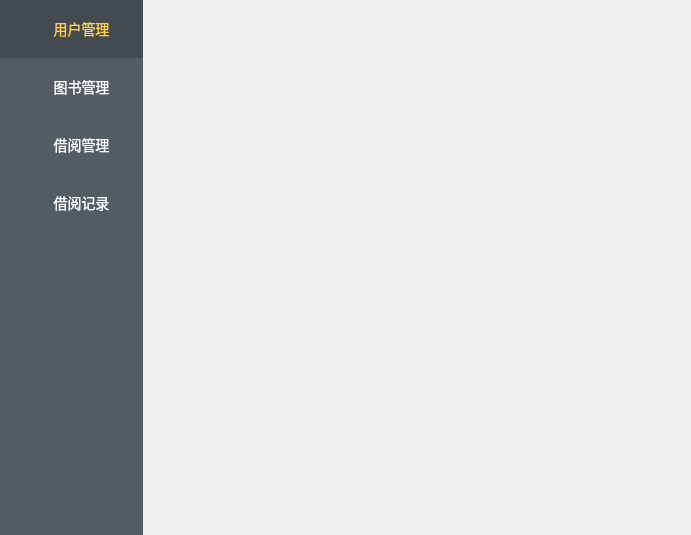
<?xml version="1.0" encoding="UTF-8"?>
<ui version="4.0">
 <class>CMainWindow</class>
 <widget class="QWidget" name="CMainWindow">
  <property name="geometry">
   <rect>
    <x>0</x>
    <y>0</y>
    <width>691</width>
    <height>535</height>
   </rect>
  </property>
  <property name="windowTitle">
   <string>Form</string>
  </property>
  <property name="styleSheet">
   <string notr="true">QWidget#widget {
    background-color: #545c64;
    border: 0px;
}

QToolButton {
    padding-left: 20px;
    color: rgb(255, 255, 255);
    background-color: rgb(84, 92, 100);
    width: 120px;
    height: 55px;
    border: 0px solid;
    font-size: 14px;
    font-family: 黑体;
}

QToolButton:hover {
    background-color: rgb(67, 74, 80);
}

QToolButton:checked {
    color: rgb(255, 208, 75);
    background-color: rgb(67, 74, 80);
}</string>
  </property>
  <layout class="QHBoxLayout" name="horizontalLayout">
   <property name="spacing">
    <number>0</number>
   </property>
   <property name="leftMargin">
    <number>0</number>
   </property>
   <property name="topMargin">
    <number>0</number>
   </property>
   <property name="rightMargin">
    <number>0</number>
   </property>
   <property name="bottomMargin">
    <number>0</number>
   </property>
   <item>
    <widget class="QWidget" name="widget" native="true">
     <layout class="QVBoxLayout" name="verticalLayout">
      <property name="spacing">
       <number>0</number>
      </property>
      <property name="leftMargin">
       <number>0</number>
      </property>
      <property name="topMargin">
       <number>0</number>
      </property>
      <property name="rightMargin">
       <number>0</number>
      </property>
      <property name="bottomMargin">
       <number>0</number>
      </property>
      <item>
       <widget class="QToolButton" name="btnUserManage">
        <property name="text">
         <string>用户管理</string>
        </property>
        <property name="checkable">
         <bool>true</bool>
        </property>
        <property name="checked">
         <bool>true</bool>
        </property>
        <property name="toolButtonStyle">
         <enum>Qt::ToolButtonTextBesideIcon</enum>
        </property>
       </widget>
      </item>
      <item>
       <widget class="QToolButton" name="btnBookManage">
        <property name="text">
         <string>图书管理</string>
        </property>
        <property name="checkable">
         <bool>true</bool>
        </property>
        <property name="toolButtonStyle">
         <enum>Qt::ToolButtonTextBesideIcon</enum>
        </property>
       </widget>
      </item>
      <item>
       <widget class="QToolButton" name="btnBookBorrow">
        <property name="text">
         <string>借阅管理</string>
        </property>
        <property name="checkable">
         <bool>true</bool>
        </property>
        <property name="toolButtonStyle">
         <enum>Qt::ToolButtonTextBesideIcon</enum>
        </property>
       </widget>
      </item>
      <item>
       <widget class="QToolButton" name="btnBorrowRecord">
        <property name="text">
         <string>借阅记录</string>
        </property>
        <property name="checkable">
         <bool>true</bool>
        </property>
        <property name="toolButtonStyle">
         <enum>Qt::ToolButtonTextBesideIcon</enum>
        </property>
       </widget>
      </item>
      <item>
       <spacer name="verticalSpacer">
        <property name="orientation">
         <enum>Qt::Vertical</enum>
        </property>
        <property name="sizeHint" stdset="0">
         <size>
          <width>20</width>
          <height>40</height>
         </size>
        </property>
       </spacer>
      </item>
     </layout>
    </widget>
   </item>
   <item>
    <widget class="QStackedWidget" name="stackedWidget">
     <property name="currentIndex">
      <number>0</number>
     </property>
     <widget class="QWidget" name="page"/>
     <widget class="QWidget" name="page_2"/>
    </widget>
   </item>
  </layout>
 </widget>
 <resources/>
 <connections/>
</ui>
